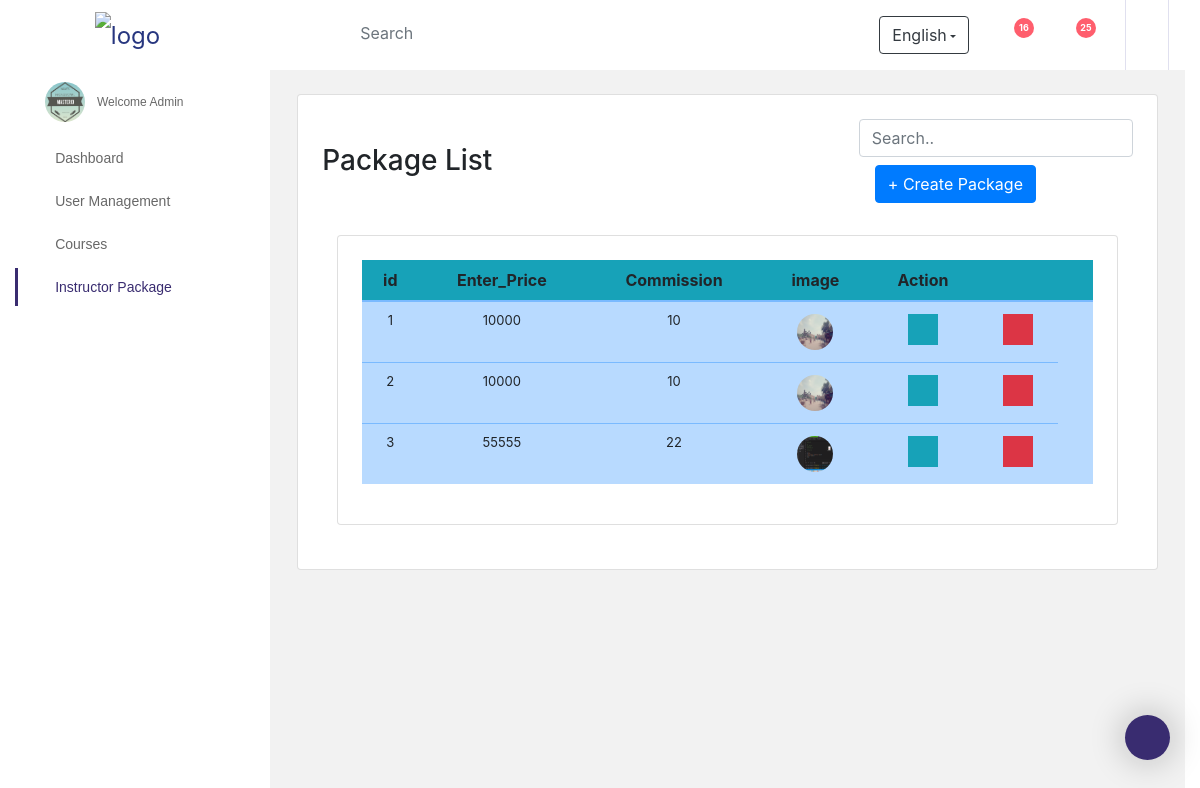
Page /instructor_pack on the committed database.
### sub_part/models.py (models this page shows, shortened)
class packagecreate(models.Model):
    Enter_Price=models.CharField(max_length=100)
    Commission=models.CharField(max_length=100)
    image=models.ImageField(upload_to='image/%Y/%m/%d',null=True,blank=True)

### sub_part/views.py (the view)
# urls.py: path('instructor_pack',views.instructor_pack,name='instructor_pack'),
def instructor_pack(request):
    ex6=packagecreate.objects.all()
    context={'ex6':ex6}
    return render(request,'instructor_pack.html',context)

### template/instructor_pack.html (shortened to what this page needs)
{% load static %}
<!DOCTYPE html>
<html lang="en">
<head>
  <link rel="stylesheet" href="{% static 'vendors/iconfonts/font-awesome/css/all.min.css' %}">
  <link rel="stylesheet" href="{% static 'vendors/css/vendor.bundle.base.css' %}">
  <link rel="stylesheet" href="{% static 'vendors/css/vendor.bundle.addons.css' %}">
  <link rel="stylesheet" href="{% static 'css/style1.css' %}">
  <link rel="stylesheet" href="https://maxcdn.bootstrapcdn.com/bootstrap/4.4.1/css/bootstrap.min.css">
</head>
<body>
  <div class="container-scroller">
    <nav class="navbar col-lg-12 col-12 p-0 fixed-top d-flex flex-row default-layout-navbar">
      <div class="text-center navbar-brand-wrapper d-flex align-items-center justify-content-center">
        <a class="navbar-brand brand-logo" href="{% url '/' %}"><img src="{% static 'images/logo1.jpg' %}" alt="logo"/></a>
      </div>
      <div class="navbar-menu-wrapper d-flex align-items-stretch">
        <button class="navbar-toggler navbar-toggler align-self-center" type="button" data-toggle="minimize">
          <span class="fas fa-bars"></span>
        </button>
        <ul class="navbar-nav">
          <li class="nav-item nav-search d-none d-md-flex">
            <div class="nav-link">
              <div class="input-group">
                <div class="input-group-prepend">
                  <span class="input-group-text">
                    <i class="fas fa-search"></i>
                  </span>
                </div>
                <input type="text" class="form-control" placeholder="Search" aria-label="Search">
              </div>
            </div>
          </li>
        </ul>
        <ul class="navbar-nav navbar-nav-right">
          <li class="nav-item dropdown d-none d-lg-flex">
            <div class="nav-link">
              <span class="dropdown-toggle btn btn-outline-dark" id="languageDropdown" data-toggle="dropdown">English</span>
            </div>
          </li>
          <li class="nav-item dropdown">
            <a class="nav-link count-indicator dropdown-toggle" id="notificationDropdown" href="#" data-toggle="dropdown">
              <i class="fas fa-bell mx-0"></i>
              <span class="count">16</span>
            </a>
          </li>
          <li class="nav-item dropdown">
            <a class="nav-link count-indicator dropdown-toggle" id="messageDropdown" href="#" data-toggle="dropdown" aria-expanded="false">
              <i class="fas fa-envelope mx-0"></i>
              <span class="count">25</span>
            </a>
          </li>
          <li class="nav-item nav-profile dropdown">
            <a class="fa fa-power-off" aria-hidden="true" href="{% url 'adminlogin' %}" >
            </a>
          </li>
        </ul>
      </div>
    </nav>
    <div class="container-fluid page-body-wrapper">
      <div class="theme-setting-wrapper">
        <div id="settings-trigger"><i class="fas fa-fill-drip"></i></div>
      </div>
      <nav class="sidebar sidebar-offcanvas" id="sidebar">
        <ul class="nav">
          <li class="nav-item nav-profile">
            <div class="nav-link">
              <div class="profile-image">
                <img src="{% static 'images/logo.jpg' %}" alt="image"/>
              </div>
              <div class="profile-name">
                <p class="designation">
                  Welcome Admin
                </p>
              </div>
            </div>
          </li>
          <li class="nav-item">
            <a class="nav-link" href="{% url 'index3' %}">
              <i class="fa fa-home"></i>
              <span class="menu-title">Dashboard</span>
            </a>
          </li>
          <li class="nav-item">
            <a class="nav-link" data-toggle="collapse" href="#page-layouts" aria-expanded="false" aria-controls="page-layouts">
              <i class="fa fa-user"></i>
              <span class="menu-title">User Management</span>
              <i class="menu-arrow"></i>
            </a>
          </li>
          <li class="nav-item">
            <a class="nav-link" data-toggle="collapse" href="#page-layouts" aria-expanded="false" aria-controls="page-layouts">
              <i class="fa fa-user"></i>
              <span class="menu-title">Courses</span>
              <i class="menu-arrow"></i>
            </a>
          </li>
          <li class="nav-item">
            <a class="nav-link" href="{% url 'instructor_pack' %}">
              <i class="fa fa-briefcase"></i>
              <span class="menu-title"> Instructor Package</span>
              <i class="menu-arrow"></i>
            </a>
          </li>
        </ul>
        </nav>
        <div class="main-panel">
          <div class="content-wrapper">
            <div class="row">
              <div class="col-12 grid-margin">
              <div class="card">
                <div class="card-body">
                  <div class="page-header">
                   <h3>Package List</h3>
                   <nav aria-label="breadcrumb">
                    <input class="form-control" id="myInput" type="text" placeholder="Search..">
                    <a class="nav-link" href="{% url 'package_create' %}">
                      <span class="btn btn-primary">+ Create Package</span>
                    </a>
              </nav>
                  </div>
                  <div class="container">
                    <div class="row">
                      <div class="col-12 grid-margin">
                        <div class="card">
                          <div class="card-body">
                            <div class="table-responsive">
                              <table class="table table-boreded table-primary table-hover text-center" >
                                <thead class="bg-info">
                                  <th>id</th>
                                  <th>Enter_Price</th>
                                  <th>Commission</th>
                                  <th>image</th>
                                   <th>Action</th>
                                   <th></th>
                                   <th></th>
                              </thead>
                                <tbody id="myTable">
                              {% for j in ex6 %}
                              <tr>
                                <td>{{j.id}}</td>
                                  <td>{{j.Enter_Price}}</td>
                                  <td>{{j.Commission}}</td>
                                 <td><img src="{{ j.image.url }}"></td>
                                  <td><a href="package_create_edit/{{j.id}}"class="btn btn-info btn-sm rounded-0" type="button" data-toggle="tooltip" data-placement="top" title="Edit"><i class="fa fa-edit"></i></a></a></td>
                                  <td><a href="packagedelete/{{j.id}}"class="btn btn-danger btn-sm rounded-0" type="button" data-toggle="tooltip" data-placement="top" title="Delete"><i class="fa fa-trash"></i></a></a></td>
                              </tr>
                              {% endfor %}
                              </tbody>
                            </table>
                            </div>
                          </div>
                        </div>
                      </div>
                    </div>
                  </div>
                </div>
              </div>
            </div>
          </div>
      </div>
</body>
</html>

### rows in the picture
packagecreate: id "1", Enter_Price "10000", Commission "10", image (picture)
packagecreate: id "2", Enter_Price "10000", Commission "10", image (picture)
packagecreate: id "3", Enter_Price "55555", Commission "22", image (picture)
